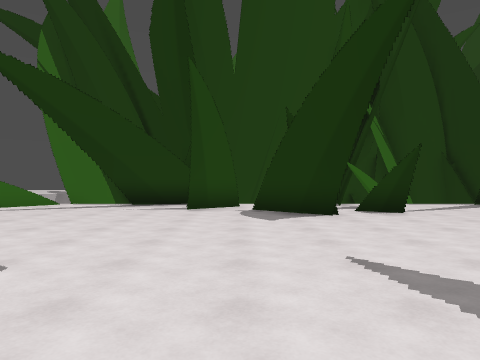
View 1 (above)

23 first-person views from a walk through a Godot game level. The camera is 1.4 m above the floor, looks level and sees 70° across. The floor is counted in squares, 1.76 m on a side. Each view is taken from the middle of a square. On the plan, view 1 faces up. The plan holds only what a view shows up to about 11 squares ahead; the rest is blank. The place goes on beyond the plan.

View 2
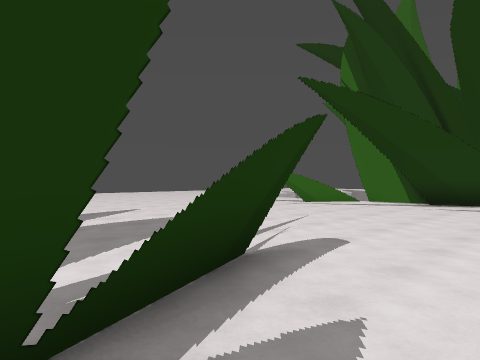

View 3
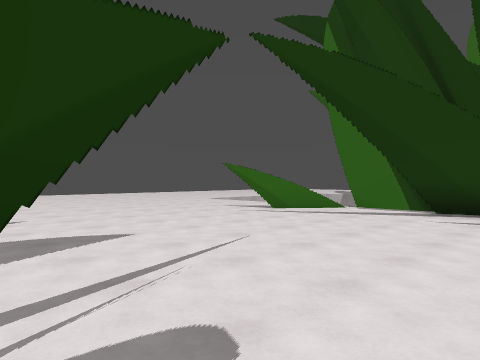

View 4
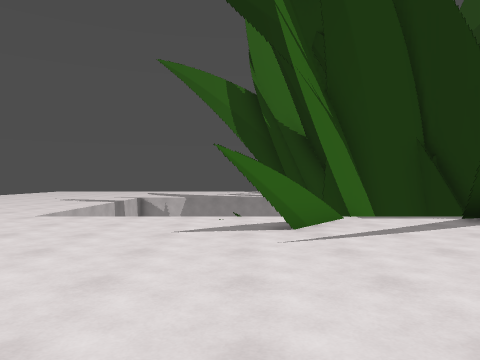

View 5
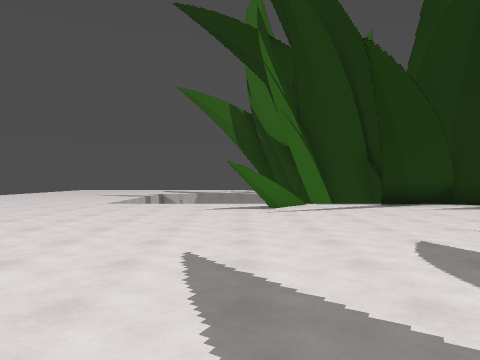

View 6
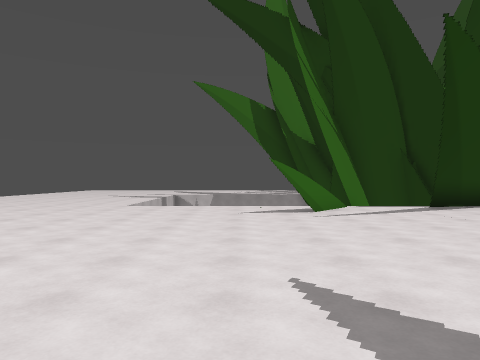

View 7
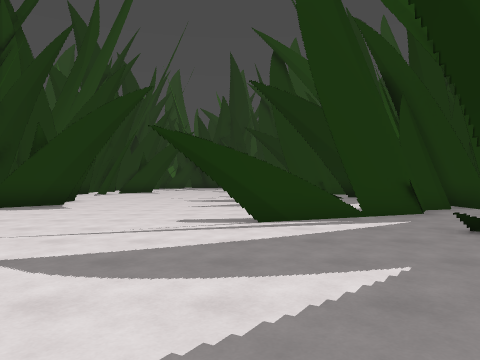

View 8
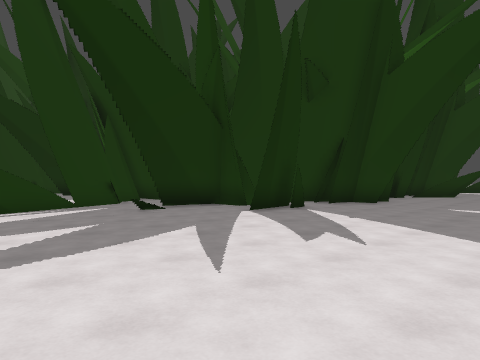

View 9
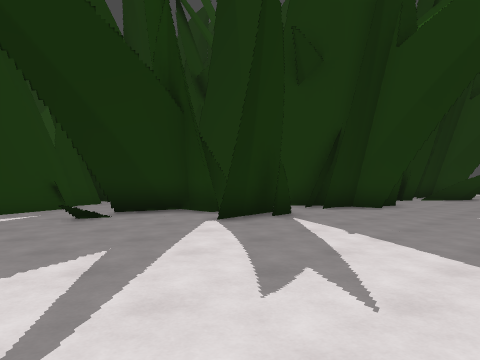

View 10
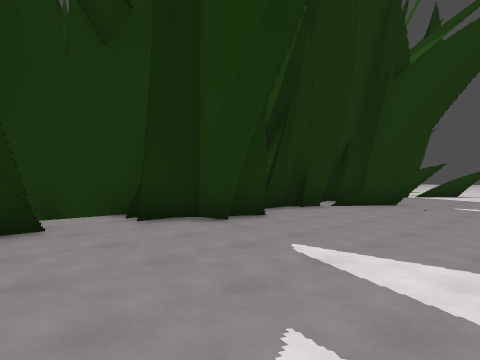

View 11
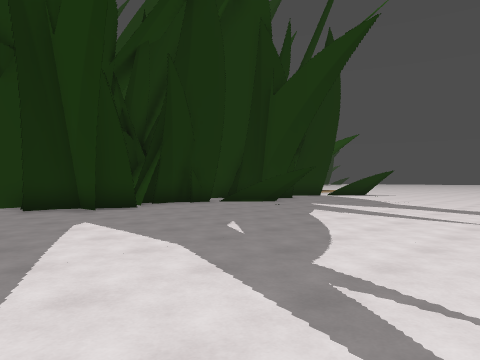

View 12
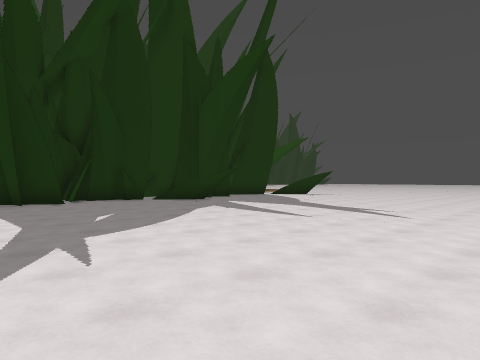

View 13
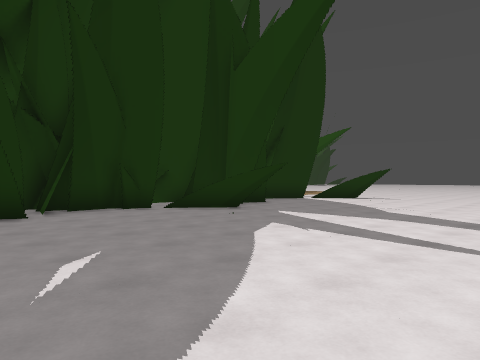

View 14
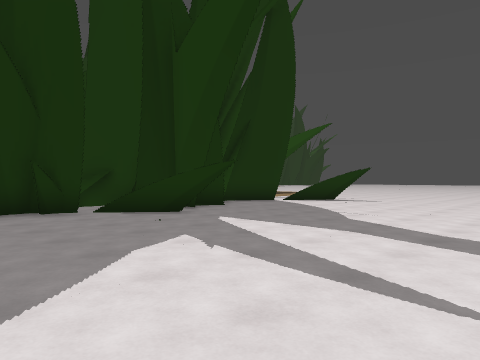

View 15
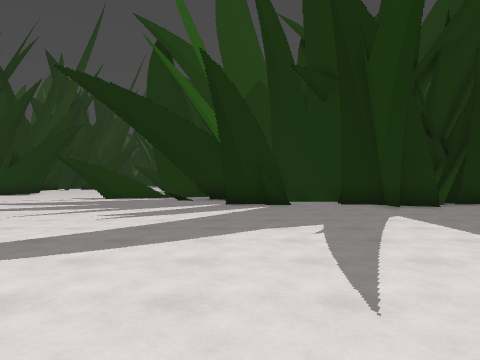

View 16
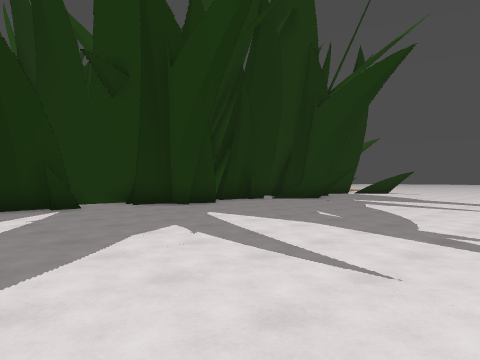

View 17
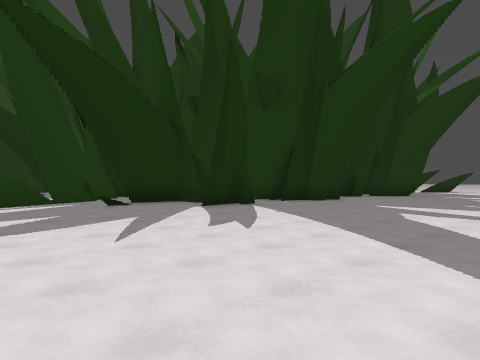

View 18
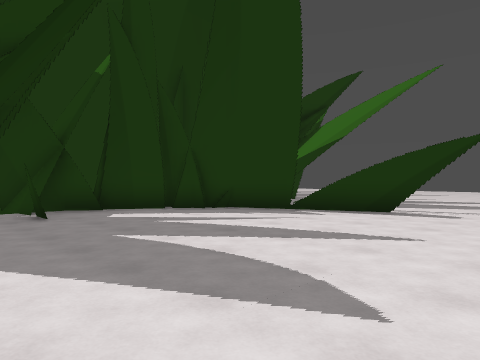

View 19
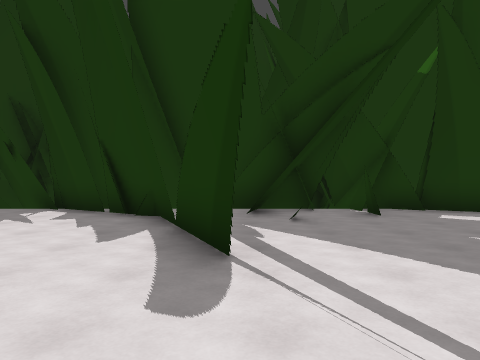

View 20
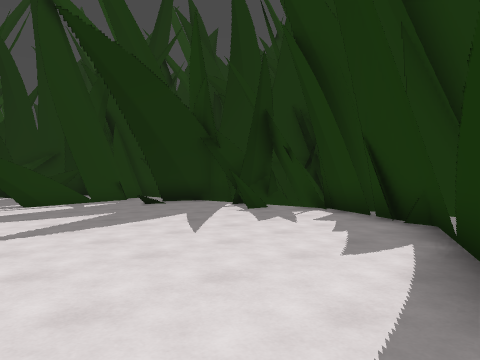

View 21
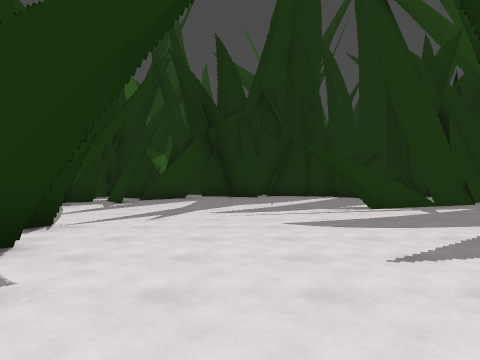

View 22
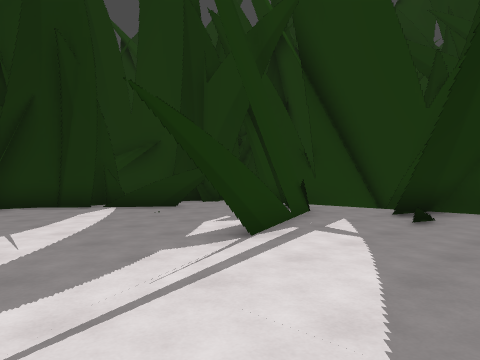

View 23
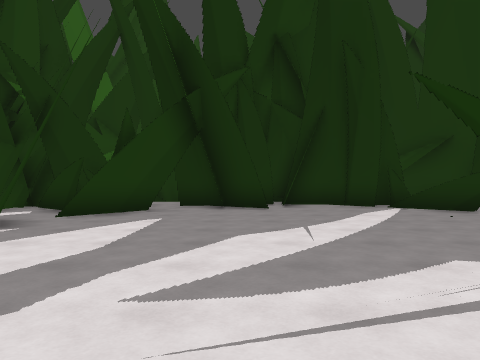

### Floor plan
Key: @ floor where view 1 was taken; # wall or solid block; x gap in a wall; . floor; = window, fence, low wall or low ledge; T thing the floor can be seen under or through.
Columns run from 19 left of view 1 to 25 right of it. Each row starts with its distance up from view 1.
 14      ..
 13      ..
 12    ....
 11    ........ ####
 10     ........#. ####
  9     .......##.... ###                   ####
  8      ..........= ...####        ###     ..##
  7       ...............# .      ..# .   .....##
  6       ..................      ............. #
  5       .................. .. . ..............#
  4        .................. . .............  ##
  3      . .........#.........................  #
  2       ..........##........#..........#.... .#
  1      ............#........##.........=#.. ..#
  0      .......... .#.@.......=........  =....=#
 -1       .......  ##=#...     ##....     ##..#x
 -2    ..........     ##..     ##....      # ..
 -3     .........      ####     ###..#      ##
 -4   ...........#                ####       #
 -5    ..........#
 -6 . ...........#
 -7  ............#
 -8 ...........#.#
 -9 ............##
-10  ........   T#
-11  .......... .#
-12  .......... .#
-13  ......... ..#
-14  ...........##
-15   .........###
-16   ........###

Where each view was taken, in squares from view 1:
view 1: 0 up, 0 right, facing up
view 2: 1 down, 0 right, facing up-left
view 3: 2 up, 1 left, facing up-left
view 4: 4 up, 8 left, facing up
view 5: 0 up, 8 left, facing up
view 6: 1 up, 9 left, facing up
view 7: 2 up, 9 left, facing right
view 8: 3 up, 12 left, facing down-right
view 9: 1 up, 11 left, facing down-right
view 10: 4 down, 12 left, facing down-right
view 11: 5 down, 16 left, facing down-right
view 12: 6 down, 19 left, facing down-right
view 13: 8 down, 15 left, facing down-right
view 14: 10 down, 15 left, facing down-right
view 15: 4 down, 17 left, facing right
view 16: 2 down, 16 left, facing down-right
view 17: 3 up, 14 left, facing down-right
view 18: 5 up, 6 right, facing down-left
view 19: 5 up, 7 right, facing down
view 20: 4 up, 7 right, facing down-right
view 21: 5 up, 9 right, facing right
view 22: 5 up, 15 right, facing down-right
view 23: 5 up, 15 right, facing right
